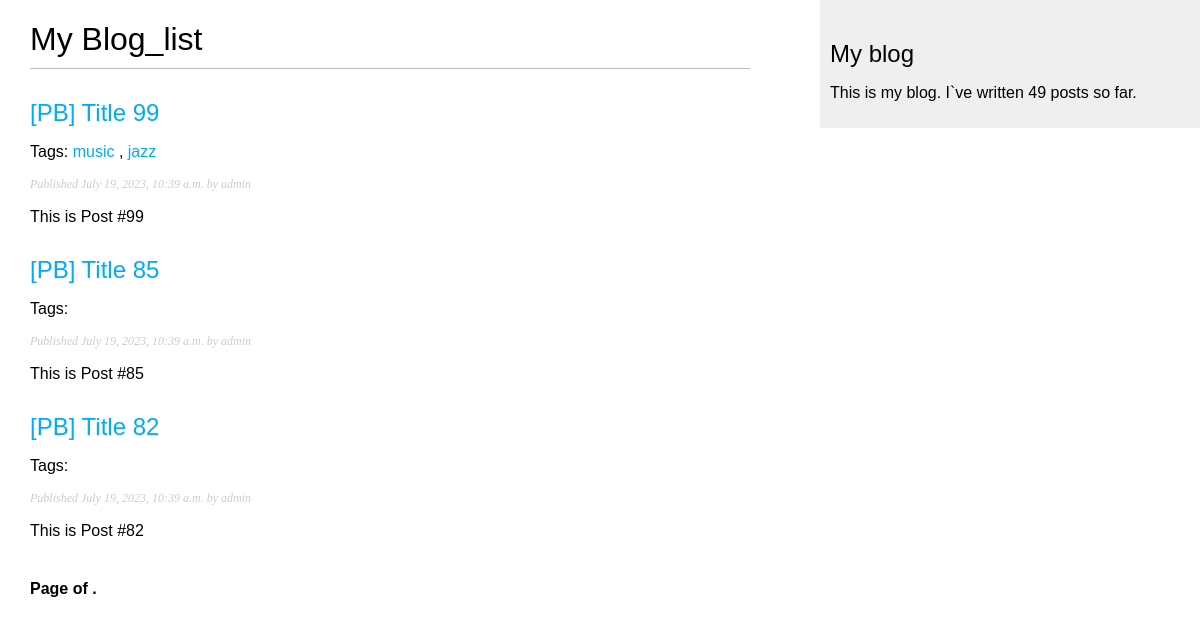
Screenshot of /blog/ with the database file from the repository.
### blog/models.py (models this page shows, shortened)
class Post(models.Model):
    class Status(models.TextChoices):
        DRAFT = 'DF', 'Draft'
        PUBLISHED = 'PB', 'Published'
    title = models.CharField(max_length=250)
    slug = models.SlugField(max_length=250, unique_for_date='publish', allow_unicode=True)
    author = models.ForeignKey(
        User,
        on_delete=models.CASCADE,
        related_name='blog_posts'
    )
    body = models.TextField()
    publish = models.DateTimeField(default=timezone.now)
    created = models.DateTimeField(auto_now_add=True)
    updated = models.DateTimeField(auto_now=True)
    status = models.CharField(
        max_length=2,
        choices=Status.choices,
        default=Status.DRAFT
    )
    tags = TaggableManager()
    objects = models.Manager()
    published = PublishedManager()
    class Meta:
        ordering = ['-publish']
        indexes = [
            models.Index(fields=['-publish']),
        ]
    def get_absolute_url(self):
        return reverse('blog:post_detail',
                       args=[self.publish.year,
                             self.publish.month,
                             self.publish.day,
                             self.slug])

### blog/views.py (the view)
# urls.py: path('',views.PostListView.as_view(),name='post_list'),
class PostListView(ListView):
    queryset = Post.published.all()
    context_object_name = 'posts'
    paginate_by = 3
    template_name = 'blog/post/list.html'

### blog/models.py (called while the page is built)
    def get_queryset(self):
        return super().get_queryset().filter(status=Post.Status.PUBLISHED)

### blog/templatetags/blog_tags.py (called while the page is built)
@register.simple_tag
def total_posts():
    return Post.published.count()

### blog/templates/blog/post/list.html (shortened to what this page needs)
{% extends 'blog/base.html' %}
{% block content %}
    <h1>My Blog_list</h1>
    {% for post in posts %}
        <h2>
            <a href="{{ post.get_absolute_url }}">
                {{ post.title }}
            </a>
        </h2>
        <p class="tags">
            Tags:
            {% for tag in post.tags.all %}
                <a href="{% url 'blog:post_list_by_tag' tag.slug %}">
                    {{ tag.name }}
                </a>
            {% if not forloop.last %},{% endif %}
            {% endfor %}
        </p>
        <p class="date">
            Published {{ post.publish }} by {{ post.author }}
        </p>
        {{ post.body|truncatewords:30|linebreaks }}
    {% endfor %}
    {% include "pagination.html" with page=posts %}
{% endblock content %}

### blog/static/css/blog.css (style rules this page uses)
body { margin:0; padding:0; font-family:helvetica, sans-serif; }
a { color:#00abff; text-decoration:none; }
h1 { font-weight:normal; border-bottom:1px solid #bbb; padding:0 0 10px 0; }
h2 { font-weight:normal; margin:30px 0 0; }
p.date { color:#ccc; font-family: georgia, serif; font-size: 12px; font-style: italic; }

### rows the page displays
Post: title "[PB] Title 99", publish "July 19, 2023, 10:39 a.m.", author "admin", body "This is Post #99"
Tag: name "music"
Tag: name "jazz"
Post: title "[PB] Title 85", publish "July 19, 2023, 10:39 a.m.", author "admin", body "This is Post #85"
Post: title "[PB] Title 82", publish "July 19, 2023, 10:39 a.m.", author "admin", body "This is Post #82"
